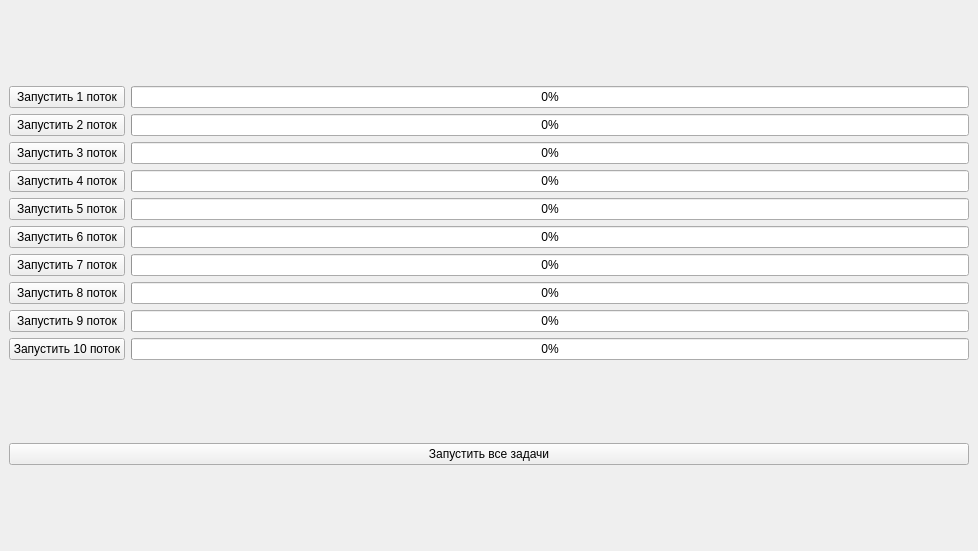
<?xml version="1.0" encoding="UTF-8"?>
<ui version="4.0">
 <class>MainWindow</class>
 <widget class="QMainWindow" name="MainWindow">
  <property name="geometry">
   <rect>
    <x>0</x>
    <y>0</y>
    <width>978</width>
    <height>551</height>
   </rect>
  </property>
  <property name="windowTitle">
   <string>MultuThreading</string>
  </property>
  <widget class="QWidget" name="centralwidget">
   <property name="sizePolicy">
    <sizepolicy hsizetype="Preferred" vsizetype="Preferred">
     <horstretch>0</horstretch>
     <verstretch>0</verstretch>
    </sizepolicy>
   </property>
   <layout class="QVBoxLayout" stretch="95,5">
    <item>
     <layout class="QGridLayout" name="gridLayout_2">
      <item row="5" column="0">
       <widget class="QPushButton" name="pushButton_6">
        <property name="text">
         <string>Запустить 6 поток</string>
        </property>
       </widget>
      </item>
      <item row="3" column="0">
       <widget class="QPushButton" name="pushButton_4">
        <property name="text">
         <string>Запустить 4 поток</string>
        </property>
       </widget>
      </item>
      <item row="9" column="0">
       <widget class="QPushButton" name="pushButton_10">
        <property name="text">
         <string>Запустить 10 поток</string>
        </property>
       </widget>
      </item>
      <item row="0" column="0">
       <widget class="QPushButton" name="pushButton">
        <property name="text">
         <string>Запустить 1 поток</string>
        </property>
       </widget>
      </item>
      <item row="9" column="1">
       <widget class="QProgressBar" name="progressBar_10">
        <property name="value">
         <number>0</number>
        </property>
       </widget>
      </item>
      <item row="7" column="1">
       <widget class="QProgressBar" name="progressBar_8">
        <property name="value">
         <number>0</number>
        </property>
       </widget>
      </item>
      <item row="7" column="0">
       <widget class="QPushButton" name="pushButton_8">
        <property name="text">
         <string>Запустить 8 поток</string>
        </property>
       </widget>
      </item>
      <item row="8" column="0">
       <widget class="QPushButton" name="pushButton_9">
        <property name="text">
         <string>Запустить 9 поток</string>
        </property>
       </widget>
      </item>
      <item row="6" column="1">
       <widget class="QProgressBar" name="progressBar_7">
        <property name="value">
         <number>0</number>
        </property>
       </widget>
      </item>
      <item row="4" column="0">
       <widget class="QPushButton" name="pushButton_5">
        <property name="text">
         <string>Запустить 5 поток</string>
        </property>
       </widget>
      </item>
      <item row="0" column="1">
       <widget class="QProgressBar" name="progressBar">
        <property name="value">
         <number>0</number>
        </property>
       </widget>
      </item>
      <item row="1" column="0">
       <widget class="QPushButton" name="pushButton_2">
        <property name="text">
         <string>Запустить 2 поток</string>
        </property>
       </widget>
      </item>
      <item row="1" column="1">
       <widget class="QProgressBar" name="progressBar_2">
        <property name="value">
         <number>0</number>
        </property>
       </widget>
      </item>
      <item row="3" column="1">
       <widget class="QProgressBar" name="progressBar_4">
        <property name="value">
         <number>0</number>
        </property>
       </widget>
      </item>
      <item row="5" column="1">
       <widget class="QProgressBar" name="progressBar_6">
        <property name="value">
         <number>0</number>
        </property>
       </widget>
      </item>
      <item row="2" column="0">
       <widget class="QPushButton" name="pushButton_3">
        <property name="text">
         <string>Запустить 3 поток</string>
        </property>
       </widget>
      </item>
      <item row="4" column="1">
       <widget class="QProgressBar" name="progressBar_5">
        <property name="value">
         <number>0</number>
        </property>
       </widget>
      </item>
      <item row="2" column="1">
       <widget class="QProgressBar" name="progressBar_3">
        <property name="value">
         <number>0</number>
        </property>
       </widget>
      </item>
      <item row="8" column="1">
       <widget class="QProgressBar" name="progressBar_9">
        <property name="value">
         <number>0</number>
        </property>
       </widget>
      </item>
      <item row="6" column="0">
       <widget class="QPushButton" name="pushButton_7">
        <property name="text">
         <string>Запустить 7 поток</string>
        </property>
       </widget>
      </item>
     </layout>
    </item>
    <item>
     <layout class="QHBoxLayout" name="horizontalLayout">
      <item>
       <widget class="QPushButton" name="pushButton_22">
        <property name="text">
         <string>Запустить все задачи</string>
        </property>
       </widget>
      </item>
     </layout>
    </item>
   </layout>
  </widget>
 </widget>
 <resources/>
 <connections/>
</ui>
